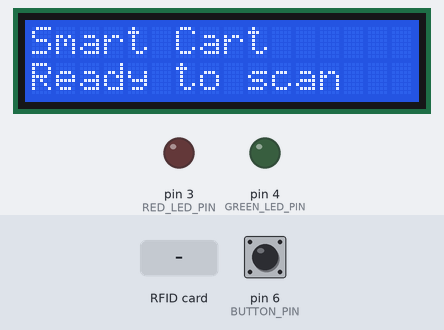
The sketch below on a simulated Arduino Uno, built with avr-gcc and run on an emulated ATmega328P. On the bench: 16×2 character LCD, output pins drawn as LEDs (lit = HIGH). Dashed ring = blinking. The inputs (shaded band) are chosen by the test bench; at power-on: pin 6 (BUTTON_PIN) HIGH. Pins used as bus, display or sensor lines are not drawn; what the sketch prints to the serial monitor is not drawn.

Above: at 1.3 s.
1.4 s: pin 6 (BUTTON_PIN) pulled LOW for 3.2 s
At 2.4 s:
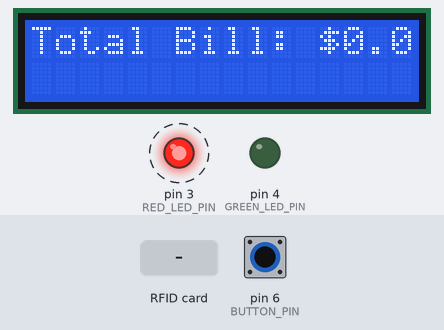
7.0 s: RFID card 04 A7 53 6B 3D 24 80 held to the reader
At 7.6 s:
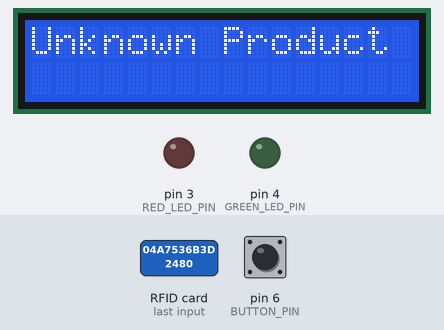
10.0 s: RFID card 04 B9 C7 6A 3C 21 80 held to the reader
11.5 s: pin 6 (BUTTON_PIN) pulled LOW for 1 s
At 13.0 s:
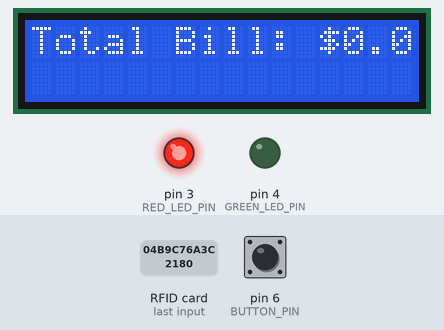
15.5 s: pin 6 (BUTTON_PIN) pulled LOW for 0.15 s
At 18.3 s:
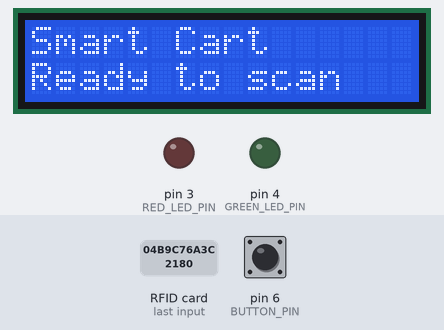
18.6 s: RFID card 04 E1 83 6B 2E 22 81 held to the reader
At 19.3 s:
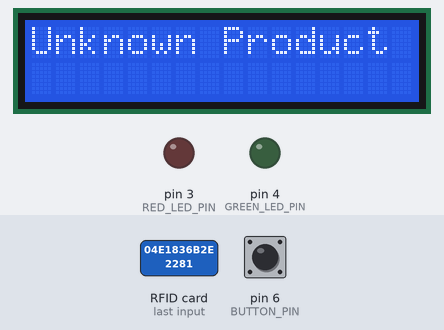
Timing chart, 0 to 21.1 s (numbered marks = the images above; inputs shaded):
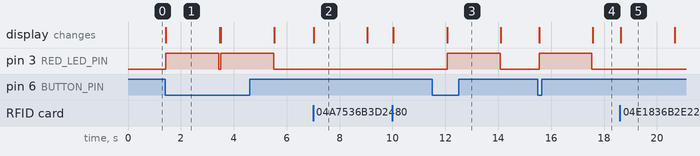

Measured:
- after the input at 1.4 s, pin 3 (RED_LED_PIN): alternates HIGH for 2.0 s and LOW for 0.07 s, starting at once; the display: changes at once (image 1)
- after the input at 7.0 s, the display: changes at once (image 2)
- after the input at 11.5 s, pin 3 (RED_LED_PIN): LOW → HIGH after 0.57 s, → LOW 2.0 s later; the display: changes after 0.57 s (image 3)
- after the input at 15.5 s, pin 3 (RED_LED_PIN): LOW → HIGH at once, → LOW 2.0 s later; the display: first changes at once (image 4 shows a later state)
- after the input at 18.6 s, the display: changes at once (image 5)
- what the display in image 1 shows lasts 2.1 s, from 1.4 s to 3.5 s

The sketch:

billing_system.ino
```cpp
#include <SPI.h>
#include <MFRC522.h>
#include <Wire.h>
#include <LiquidCrystal_I2C.h>

// Define pins
#define SS_PIN 10
#define RST_PIN 9
#define RED_LED_PIN 3
#define GREEN_LED_PIN 4
#define BUTTON_PIN 6

// Create instances
MFRC522 rfid(SS_PIN, RST_PIN);
LiquidCrystal_I2C lcd(0x27, 16, 2);

// Product structure and list (UID, name, and price)
struct Product {
  String uid;
  String name;
  float price;
};

Product products[] = {
  {"04 A7 53 6B 3D 24 80", "Product 1", 12.50},
  {"04 B9 C7 6A 3C 21 80", "Product 2", 7.25},
  {"04 E1 83 6B 2E 22 81", "Product 3", 15.00}
};

const int numProducts = sizeof(products) / sizeof(products[0]);
float totalBill = 0.0;

// List to keep track of scanned products
struct ScannedProduct {
  String uid;
  float price;
};

ScannedProduct scannedProducts[50];
int scannedCount = 0;

void setup() {
  Serial.begin(9600);
  Serial.println("Please put your card..");
  SPI.begin();
  rfid.PCD_Init();
  lcd.begin(16, 2);
  lcd.backlight();   // Turn on the backlight
  lcd.print("Smart Cart");
  lcd.setCursor(0, 1);
  lcd.print("Ready to scan");

  pinMode(RED_LED_PIN, OUTPUT);
  pinMode(GREEN_LED_PIN, OUTPUT);
  pinMode(BUTTON_PIN, INPUT_PULLUP);  // Use internal pull-up resistor
}

void loop() {
  // RFID Tag Detection
  if (rfid.PICC_IsNewCardPresent() && rfid.PICC_ReadCardSerial()) {
    String tagUID = "";
    for (byte i = 0; i < rfid.uid.size; i++) {
      tagUID += String(rfid.uid.uidByte[i] < 0x10 ? " 0" : " ");
      tagUID += String(rfid.uid.uidByte[i], HEX);
    }
    rfid.PICC_HaltA();

    Serial.print("Detected UID: ");
    Serial.println(tagUID);

    bool found = false;
    for (int i = 0; i < numProducts; i++) {
      if (tagUID.substring(1) == products[i].uid) {
        found = true;
        bool alreadyScanned = false;
        for (int j = 0; j < scannedCount; j++) {
          if (scannedProducts[j].uid == products[i].uid) {
            // Remove the product
            totalBill -= scannedProducts[j].price;
            // Shift remaining products in the list
            for (int k = j; k < scannedCount - 1; k++) {
              scannedProducts[k] = scannedProducts[k + 1];
            }
            scannedCount--;
            lcd.clear();
            lcd.print("Removed: ");
            lcd.print(products[i].name);
            delay(2000);
            alreadyScanned = true;
            break;
          }
        }
        if (!alreadyScanned) {
          // Add the product
          totalBill += products[i].price;
          scannedProducts[scannedCount].uid = products[i].uid;
          scannedProducts[scannedCount].price = products[i].price;
          scannedCount++;
          lcd.clear();
          lcd.print("Added: ");
          lcd.print(products[i].name);
          delay(2000);
        }
        lcd.clear();
        lcd.print("Total Bill: $");
        lcd.print(totalBill);
        break;
      }
    }
    if (!found) {
      lcd.clear();
      lcd.print("Unknown Product");
      delay(2000);
      lcd.clear();
      lcd.print("Smart Cart");
      lcd.setCursor(0, 1);
      lcd.print("Ready to scan");
    }
  }

  // Push Button Press Detection
  int buttonState = digitalRead(BUTTON_PIN);
  if (buttonState == LOW) {
    lcd.clear();
    lcd.print("Total Bill: $");
    lcd.print(totalBill);
    digitalWrite(RED_LED_PIN, HIGH);  // Turn on red LED
    delay(2000);  // Wait for 2 seconds
    digitalWrite(RED_LED_PIN, LOW);  // Turn off red LED

    lcd.clear();
    lcd.print("Smart Cart");
    lcd.setCursor(0, 1);
    lcd.print("Ready to scan");
  }
}
```
